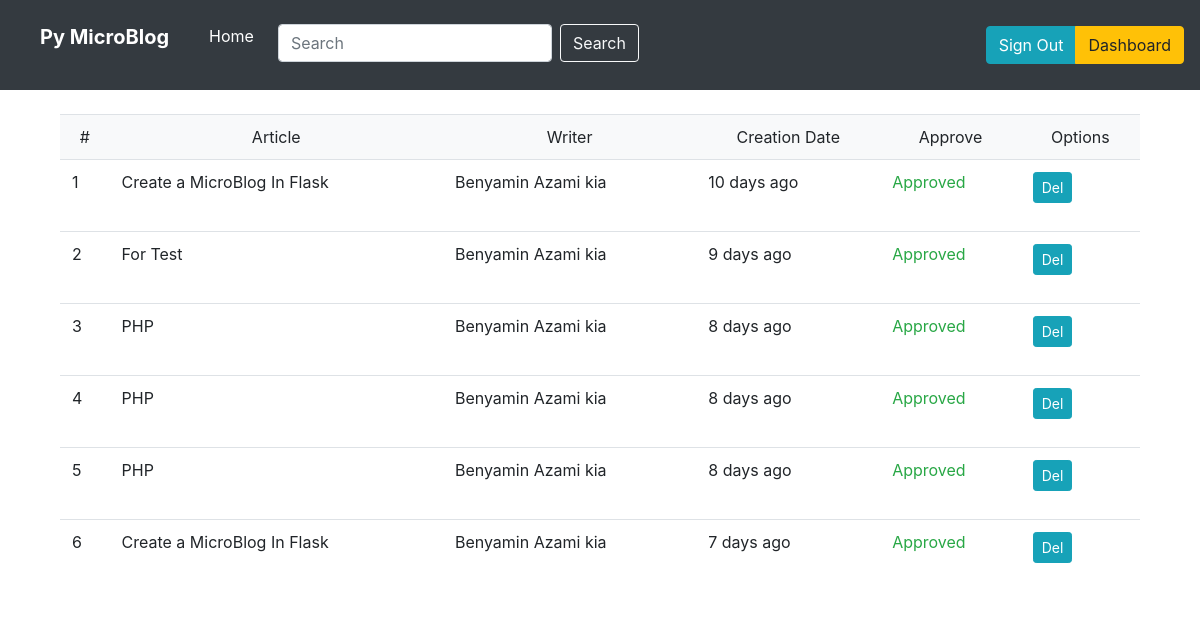
/admin/comments (signed in), run on the app's committed database.
### models/Article.py (models this page shows, shortened)
class Comments(db.Model):
    id=Column(Integer,primary_key=True)
    user_id=Column(Integer, ForeignKey('user.id'))
    post_id=Column(Integer, ForeignKey('post.id'))
    text=Column(Text)
    status=Column(Boolean, default=False)
    created_at=Column(DateTime, default=datetime.utcnow())
    def getWriter(self):
        user=User.User.query.filter_by(id=self.user_id).first()
        return user.firstname +' '+ user.lastname
    def getArticle(self):
        post=Post.query.filter_by(id=self.post_id).first()
        return post.subject

class Post(db.Model):
    id=Column(Integer, primary_key=True)
    subject=Column(String(50))
    content=Column(Text)
    thumb=Column(String(100),default='')
    writer=Column(Integer, ForeignKey('user.id'))
    publish=Column(Boolean, default=False)
    category_id=Column(Integer, ForeignKey('category.id'))
    views=Column(Integer, default=0)
    created_at=Column(DateTime, default=datetime.utcnow())

### models/User.py (models this page shows, shortened)
class User(db.Model, UserMixin):
    id=Column(Integer, primary_key=True)
    firstname=Column(String(30))
    lastname=Column(String(30))
    email=Column(String(100))
    password=Column(String(100))
    admin=Column(Boolean(), default=False)
    avatar=Column(String(50), default='/img/avatar.jpg')
    phone=Column(String(20), default='0')
    bio=Column(String(150), default='')
    created_at=Column(DateTime(), default=datetime.utcnow)
    token=Column(String(150), default='')
    @property
    def passwd():
        raise AttributeError('Access Forbidden')

### controller/admin.py (the view)
    @login_required
    def commentList(self):
        if not current_user.admin:
            return redirect(url_for('account'))
        if request.method == 'POST':
            Article.Comments.query.filter_by(id=request.args.get('id')).delete()
            db.session.commit()
            return redirect(url_for('commentList'))
        comments=Article.Comments.query.all()
        return render_template('/admin/commentList.html', comments=comments)

### app.py (called while the page is built)
@login.user_loader
def UserLoader(userid):
    return User.User().query.get(userid)

### templates/admin/commentList.html (shortened to what this page needs)
{% include '/header.html' %}
<div class="container">
       <div class="row mt-4">
           <div class='col-md-12 justify-content-center'>
               <div class='col-md-12'>
                    <table class='table'>
                       <thead class='table text-center bg-light'>
                           <tr>
                               <td>#</td>
                               <td>Article</td>
                               <td>Writer</td>
                               <td>Creation Date</td>
                               <td>Approve</td>
                               <td>Options</td>
                       </thead>
                       <tbody>
                   {% for comment in comments %}
                       <tr>
                           <td>{{ loop.index }}</td>
                           <td>{{comment.getArticle() }}</td>
                           <td>{{ comment.getWriter() }}</td>
                           <td>{{ moment(comment.created_at).fromNow() }}</td>
                           <td>
                               {% if comment.status %}
                                   <span class='text-success'>Approved</span>
                               {% else %}
                                   <span class='text-info'>Not Approved</span>
                               {% endif %}
                           </td>
                           <td>
                               <div class="btn-group" role="group">
                                        <form action="{{url_for('commentList',id=comment.id)}}" method="post">
                                            <button type="submit" class="btn btn-info btn-sm">Del</button>
                                        </form>
                               </div>
                           </td>
                       </tr>
                 {% endfor %}
                       </tbody>
                   </table>
               </div>
           </div>
       </div>
   </div>
{% include '/footer.html' %}

### data on the page
Comments: getArticle "Create a MicroBlog In Flask", getWriter "Benyamin Azami kia", created_at "10 days ago", status "Approved"
Comments: getArticle "For Test", getWriter "Benyamin Azami kia", created_at "9 days ago", status "Approved"
Comments: getArticle "PHP", getWriter "Benyamin Azami kia", created_at "8 days ago", status "Approved"
Comments: getArticle "PHP", getWriter "Benyamin Azami kia", created_at "8 days ago", status "Approved"
Comments: getArticle "PHP", getWriter "Benyamin Azami kia", created_at "8 days ago", status "Approved"
Comments: getArticle "Create a MicroBlog In Flask", getWriter "Benyamin Azami kia", created_at "7 days ago", status "Approved"
